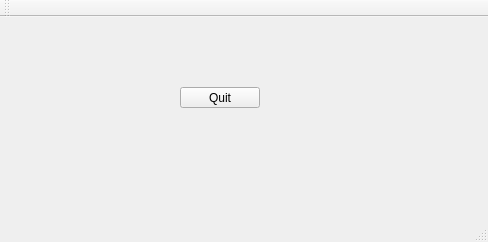
<?xml version="1.0" encoding="UTF-8"?>
<ui version="4.0">
 <class>MainWindow</class>
 <widget class="QMainWindow" name="MainWindow">
  <property name="geometry">
   <rect>
    <x>0</x>
    <y>0</y>
    <width>488</width>
    <height>242</height>
   </rect>
  </property>
  <property name="windowTitle">
   <string>MainWindow</string>
  </property>
  <widget class="QWidget" name="centralWidget">
   <widget class="QPushButton" name="addTaskButton">
    <property name="geometry">
     <rect>
      <x>180</x>
      <y>70</y>
      <width>80</width>
      <height>21</height>
     </rect>
    </property>
    <property name="text">
     <string>Quit</string>
    </property>
   </widget>
  </widget>
  <widget class="QMenuBar" name="menuBar">
   <property name="geometry">
    <rect>
     <x>0</x>
     <y>0</y>
     <width>488</width>
     <height>20</height>
    </rect>
   </property>
  </widget>
  <widget class="QToolBar" name="mainToolBar">
   <attribute name="toolBarArea">
    <enum>TopToolBarArea</enum>
   </attribute>
   <attribute name="toolBarBreak">
    <bool>false</bool>
   </attribute>
  </widget>
  <widget class="QStatusBar" name="statusBar"/>
 </widget>
 <layoutdefault spacing="6" margin="11"/>
 <resources/>
 <connections/>
</ui>
